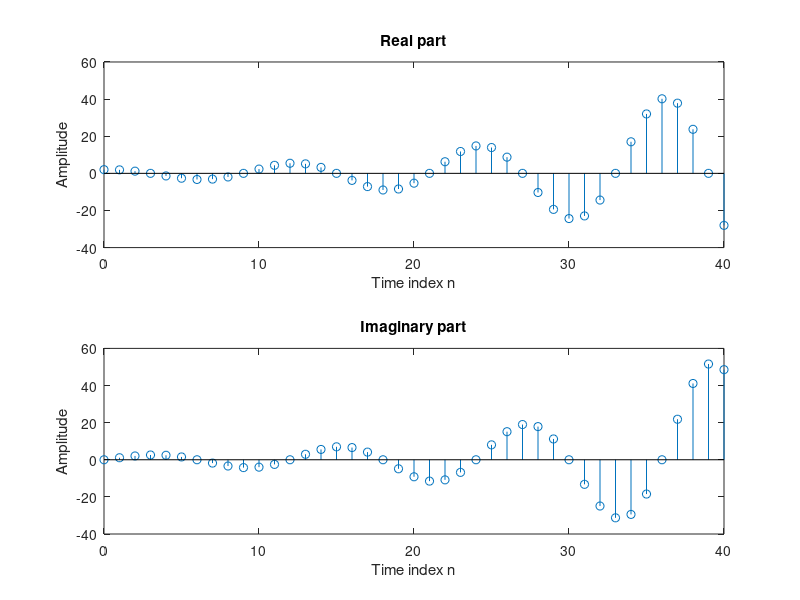

MATLAB code to generate this figure:
% Generation of a complex exponential sequence
clf;
c = (1/12)+(pi/6)*i; K = 2;
n = 0:40;
x = K*exp(c*n);
subplot(2,1,1);
stem(n,real(x));
xlabel('Time index n');
ylabel('Amplitude');
title('Real part');
subplot(2,1,2);
stem(n,imag(x));
xlabel('Time index n');
ylabel('Amplitude');
title('Imaginary part');